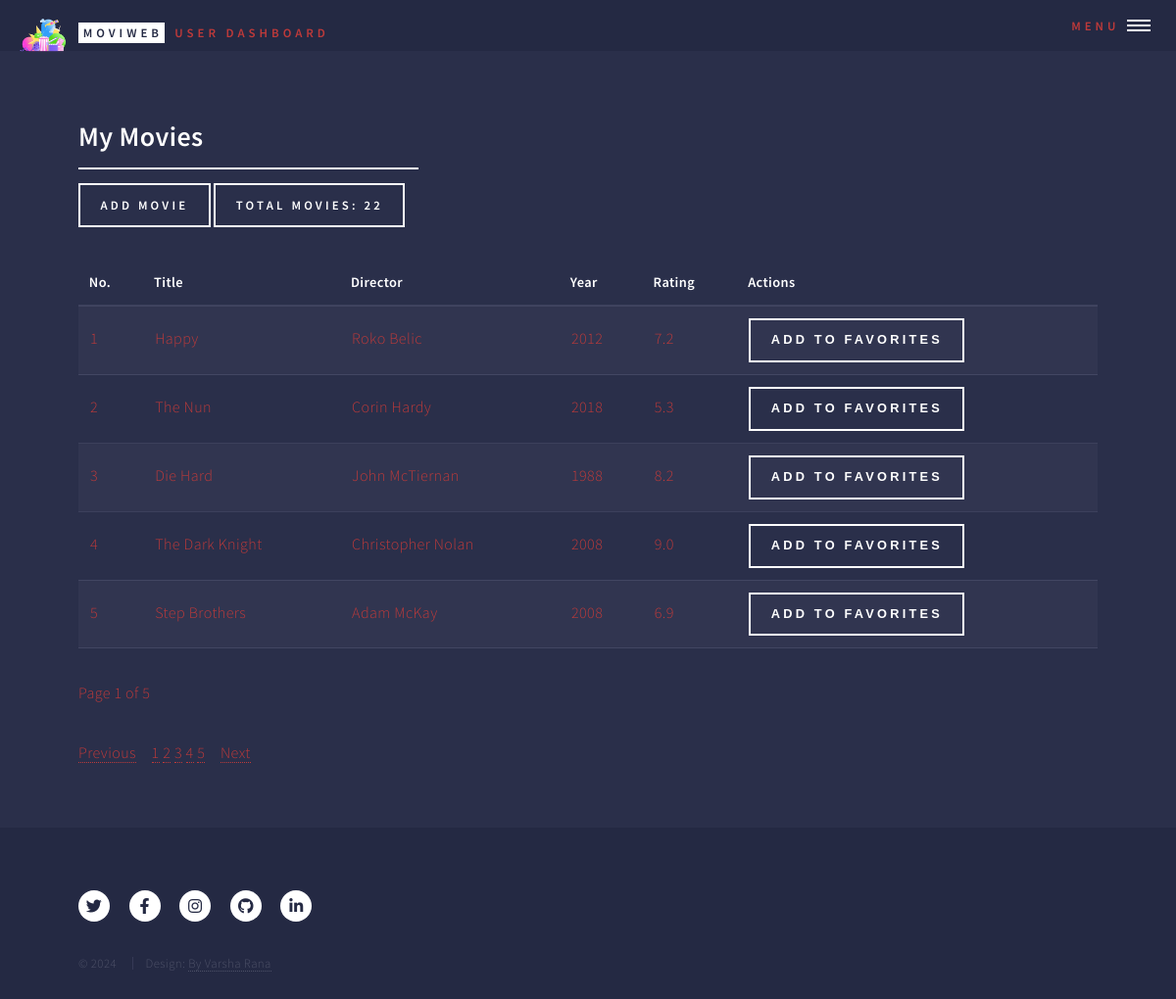
The page /user/my_movies (signed in) on the database its author committed.
### models.py (models this page shows)
class Movie(db.Model):
    __tablename__ = 'movie'
    id = db.Column(db.Integer, primary_key=True)
    title = db.Column(db.String(100), nullable=False)
    year = db.Column(db.Integer, nullable=False)
    rating = db.Column(db.Float, nullable=False)
    poster = db.Column(db.String(255))  # Optional field to store movie posters
    plot = db.Column(db.Text)  # Optional field to store the plot
    imdbID = db.Column(db.String(255), nullable=True)  # IMDb ID or link
    user_id = db.Column(db.Integer, db.ForeignKey('user.id'))
    admin_id = db.Column(db.Integer, db.ForeignKey('admin.id'))
    director_id = db.Column(db.Integer, db.ForeignKey('director.id'), nullable=False)  # Foreign key to Director
    genres = db.relationship('Genre', secondary=movie_genre, backref='movies')
    favorites = db.relationship('Favorite', back_populates='movie', lazy=True)  # Add this line

class Director(db.Model):
    __tablename__ = 'director'
    id = db.Column(db.Integer, primary_key=True)
    name = db.Column(db.String(100), nullable=False, unique=True)
    movies = db.relationship('Movie', backref='director', lazy=True)

### blueprints/user.py (the view)
@user_bp.route('/my_movies')
def my_movies():
    if 'user_id' not in session:
        session.clear()
        current_cache = current_app.extensions['cache']
        if current_cache and hasattr(current_cache, 'clear'):
            current_cache.clear()
        return redirect(url_for('login'))
    user_id = session['user_id']
    page = request.args.get('page', 1, type=int)  # Get the current page from query parameters, default to 1
    per_page = 5  # Number of movies per page
    all_movies_query = Movie.query
    favorite_movie_ids = [f.movie_id for f in Favorite.query.filter_by(user_id=user_id).all()]
    movies_query = all_movies_query.filter(Movie.id.notin_(favorite_movie_ids))
    num_movies = movies_query.count()
    movies = movies_query.paginate(page=page, per_page=per_page, error_out=False)
    return render_template('my_movies.html', num_movies=num_movies, movies=movies)

### templates/user/my_movies.html (shortened to what this page needs)
<!DOCTYPE HTML>
<html>
<head>
    <link rel="stylesheet" href="../../static/css/main.css"/>
</head>
<body class="is-preload">
<div id="wrapper">
    <header id="header" class="alt">
        {% include 'partials/user_header.html' %}
    </header>
    <div id="main">
        <section id="my-movies">
            <div class="inner">
                <header class="major">
                    <h2>My Movies</h2>
                    <a href="{{ url_for('user_bp.user_add_movie') }}" class="button">
                        Add Movie
                    </a>
                    <label class="button">Total Movies: {{ num_movies }}</label>
                </header>
                {% include 'partials/my_movies_content.html' %}
            </div>
        </section>
    </div>
    <footer id="footer">
        {% include 'partials/movie_web_app_footer.html' %}
    </footer>
</div>
</body>
</html>

### templates/partials/my_movies_content.html
<div id="my-movies-content">
    <table id="my-movies-table">
        <thead>
        <tr>
            <th>No.</th>
            <th>Title</th>
            <th>Director</th>
            <th>Year</th>
            <th>Rating</th>
            <th>Actions</th>
        </tr>
        </thead>
        <tbody>
        {% set start_no = (movies.page - 1) * movies.per_page + 1 %}
        {% for movie in movies.items %}
        <tr>
            <td>{{ start_no + loop.index0 }}</td>
            <td>{{ movie.title }}</td>
            <td>{{ movie.director.name }}</td>
            <td>{{ movie.year }}</td>
            <td>{{ movie.rating }}</td>
            <td>
                <form action="{{ url_for('user_bp.add_to_favorites', movie_id=movie.id) }}" method="post"
                      style="display:inline;">
                    <button type="submit" class="button">Add to Favorites</button>
                </form>
            </td>
        </tr>
        {% endfor %}
        </tbody>
    </table>
    <p>Page {{ movies.page }} of {{ movies.pages }}</p>
    <div id="pagination-container-my-movies">
        <nav aria-label="Page navigation">
            <ul class="pagination">
                {% if movies.has_prev %}
                <li class="page-item">
                    <a class="page-link"
                       href="{{ url_for('user_bp.my_movies', page=movies.prev_num) }}">Previous</a>
                </li>
                {% else %}
                <li class="page-item disabled">
                    <a class="page-link" href="#">Previous</a>
                </li>
                {% endif %}
                {% for page_num in movies.iter_pages() %}
                {% if page_num %}
                <li class="page-item {% if page_num == movies.page %}active{% endif %}">
                    <a class="page-link" href="{{ url_for('user_bp.my_movies', page=page_num) }}">{{ page_num }}</a>
                </li>
                {% else %}
                <li class="page-item disabled">
                    <a class="page-link" href="#">...</a>
                </li>
                {% endif %}
                {% endfor %}
                {% if movies.has_next %}
                <li class="page-item">
                    <a class="page-link"
                       href="{{ url_for('user_bp.my_movies', page=movies.next_num) }}">Next</a>
                </li>
                {% else %}
                <li class="page-item disabled">
                    <a class="page-link" href="#">Next</a>
                </li>
                {% endif %}
            </ul>
        </nav>
    </div>
</div>

### rows shown on the page
Movie: start_no+loop.index0 "1", title "Happy", director.name "Roko Belic", year "2012", rating "7.2"
Movie: index0 "2", title "The Nun", director.name "Corin Hardy", year "2018", rating "5.3"
Movie: index0 "3", title "Die Hard", director.name "John McTiernan", year "1988", rating "8.2"
Movie: index0 "4", title "The Dark Knight", director.name "Christopher Nolan", year "2008", rating "9.0"
Movie: index0 "5", title "Step Brothers", director.name "Adam McKay", year "2008", rating "6.9"

### other values the page prints
{{ num_movies }} "22"
{{ movies.page }} "1"
{{ movies.pages }} "5"
{{ page_num }} "1" "2" "3" "4" "5"
